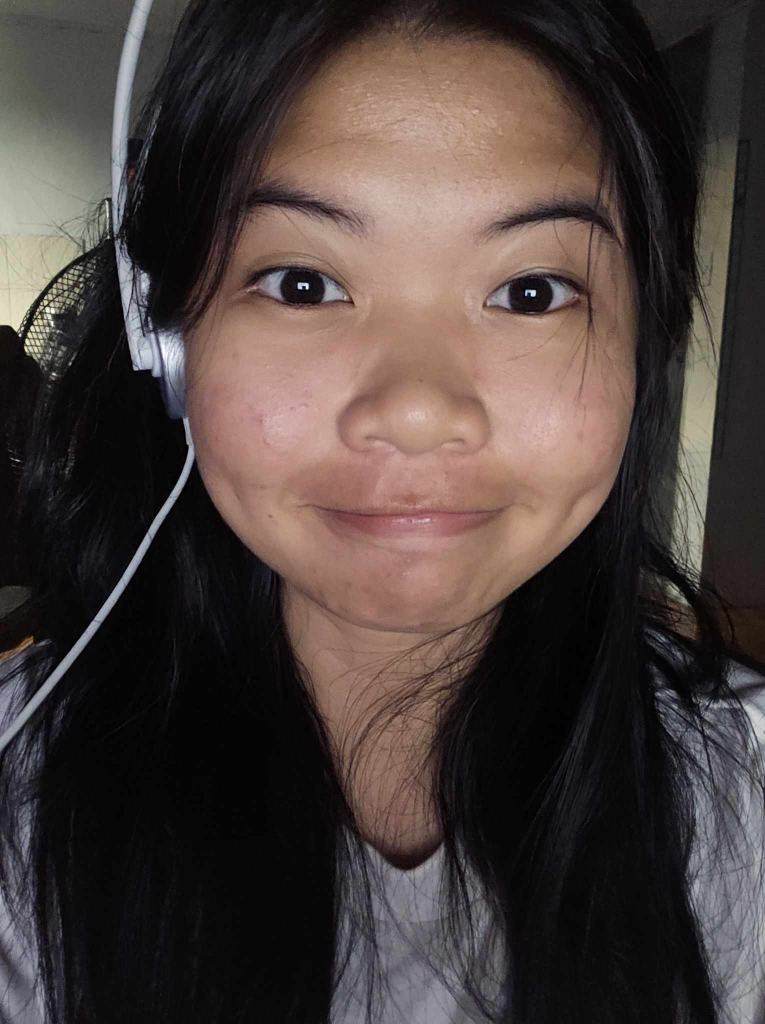
#> input picture Performing Face Recognition/face_train/Jhill/1.jpg, 1530 x 2048 px (shown at 1/2 size); its folder holds only this picture in this run
$ python backup.py
#> lines starting #> are read from the running program, lines starting #| are printed output that depends on the picture
import cv2
import numpy as np
import os
def load(folder_path):
#> called with folder_path = 'face_train'
    X, y = [], []
    label_dict = {}
    label_id = 0
    for person_name in os.listdir(folder_path):
        person_path = os.path.join(folder_path, person_name)
        if not os.path.isdir(person_path):
            continue
        if person_name not in label_dict:
            label_dict[person_name] = label_id
            label_id += 1
        for image_name in os.listdir(person_path):
            image_path = os.path.join(person_path, image_name)
            img = cv2.imread(image_path, cv2.IMREAD_GRAYSCALE)
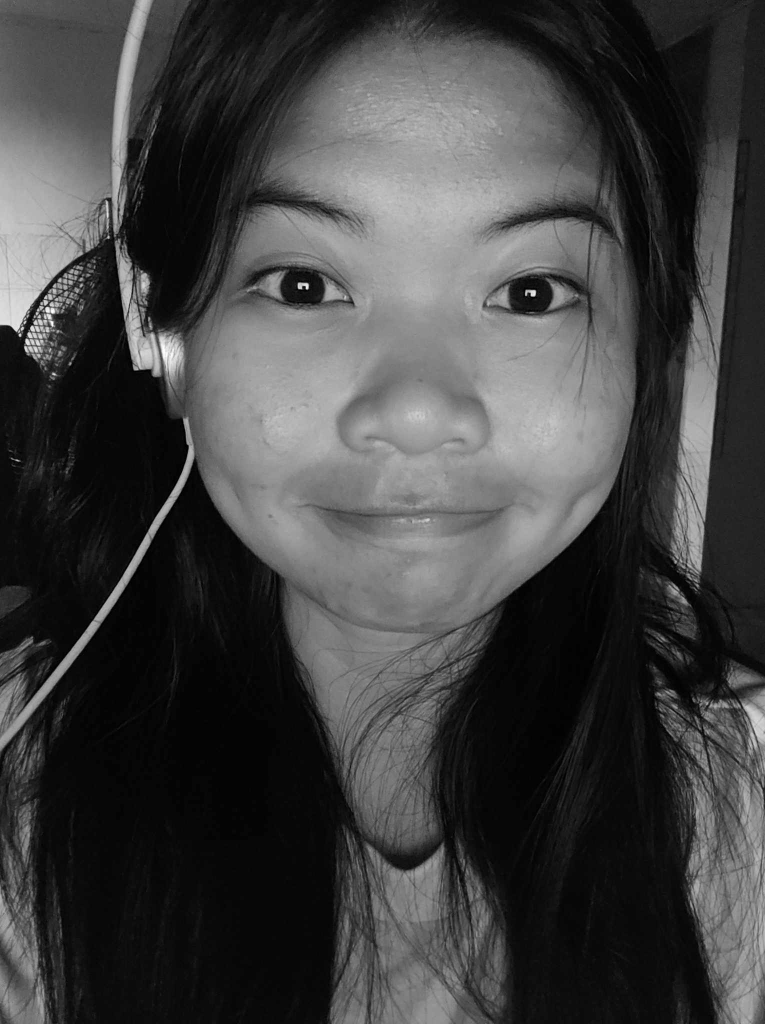
#> img: shape (2048, 1530) (shown at 1/2 size); min 0, max 255, mean 65.6
            if img is None:
                continue
            img = cv2.resize(img, (200, 200))
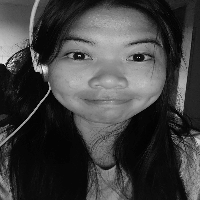
#> img: shape (200, 200); min 0, max 252, mean 65.4
            X.append(img)
            y.append(label_dict[person_name])
    return X, np.array(y), label_dict
train_path = "face_train"
X_train, y_train, label_dict = load(train_path)
#> X_train = 1 item; y_train = [0]; label_dict = {'Jhill': 0}
model = cv2.face.LBPHFaceRecognizer_create()
model.train(X_train, y_train)
model.save("model_f.yml")
np.save("label_dict.npy", label_dict)
print("Model trained and saved successfully!")

$ run again, on Performing Face Recognition/face_train/Jhill/8.jpg
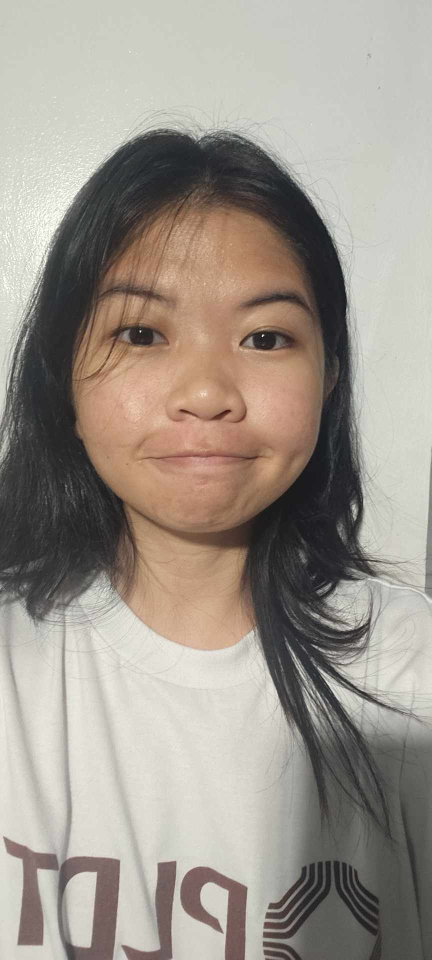
#> input picture Performing Face Recognition/face_train/Jhill/8.jpg, 863 x 1920 px (shown at 1/2 size)
#> in load, `img = cv2.imread(image_path, cv2.IMREAD_GRAYSCALE)`:
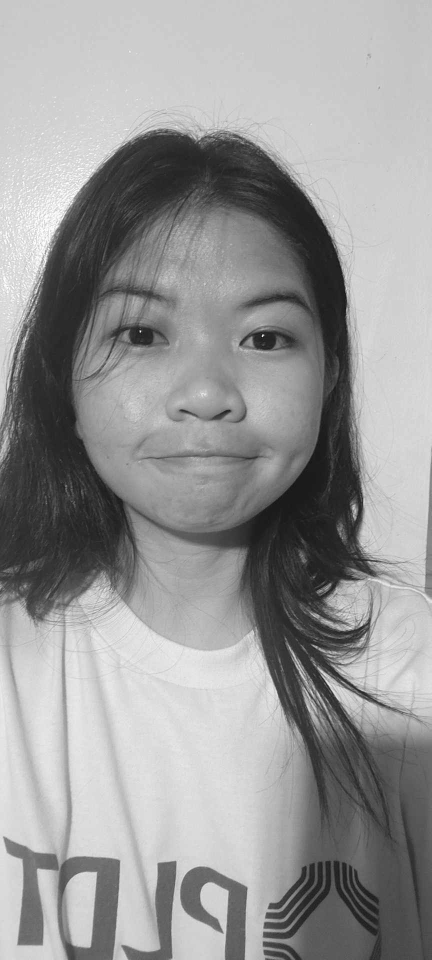
#> img: shape (1920, 863) (shown at 1/2 size); min 0, max 255, mean 151.8
#> in load, `img = cv2.resize(img, (200, 200))`:
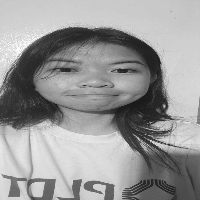
#> img: shape (200, 200); min 24, max 255, mean 151.7
#> X_train = 1 item; y_train = [0]; label_dict = {'Jhill': 0}

$ run again, on Performing Face Recognition/face_train/Jhill/WIN_20250221_22_55_58_Pro.jpg
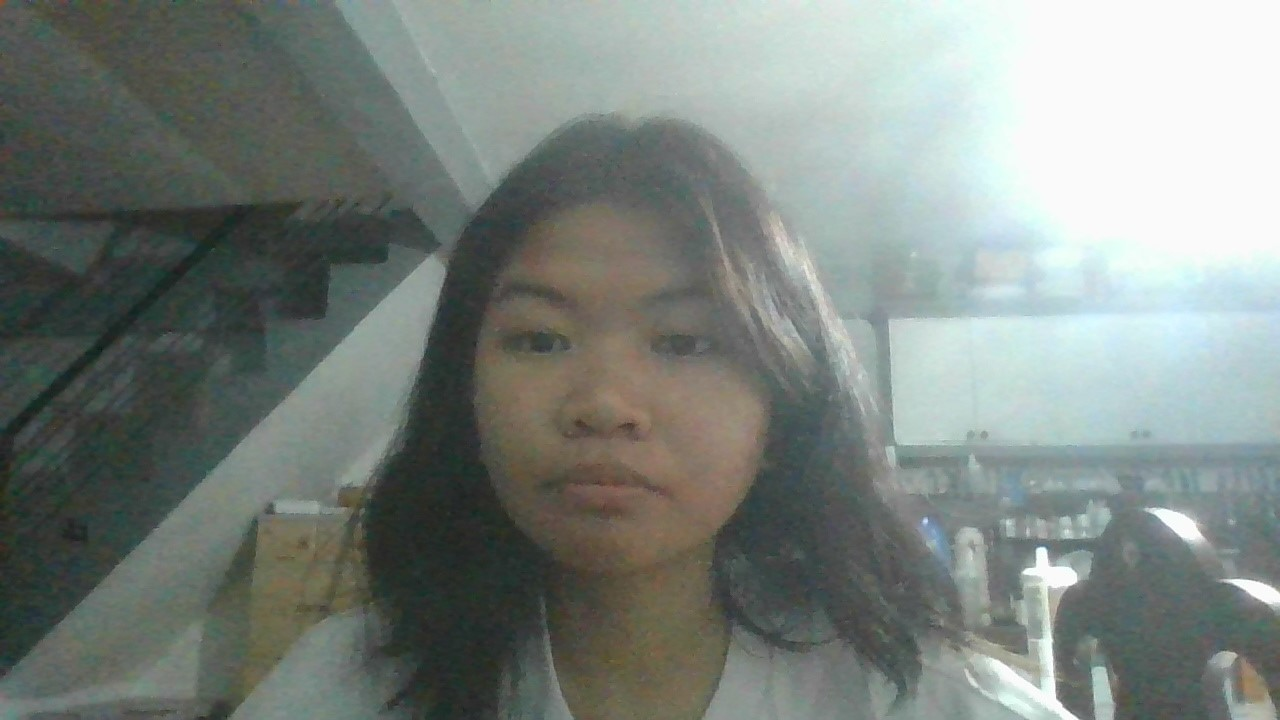
#> input picture Performing Face Recognition/face_train/Jhill/WIN_20250221_22_55_58_Pro.jpg, 1280 x 720 px
#> in load, `img = cv2.imread(image_path, cv2.IMREAD_GRAYSCALE)`:
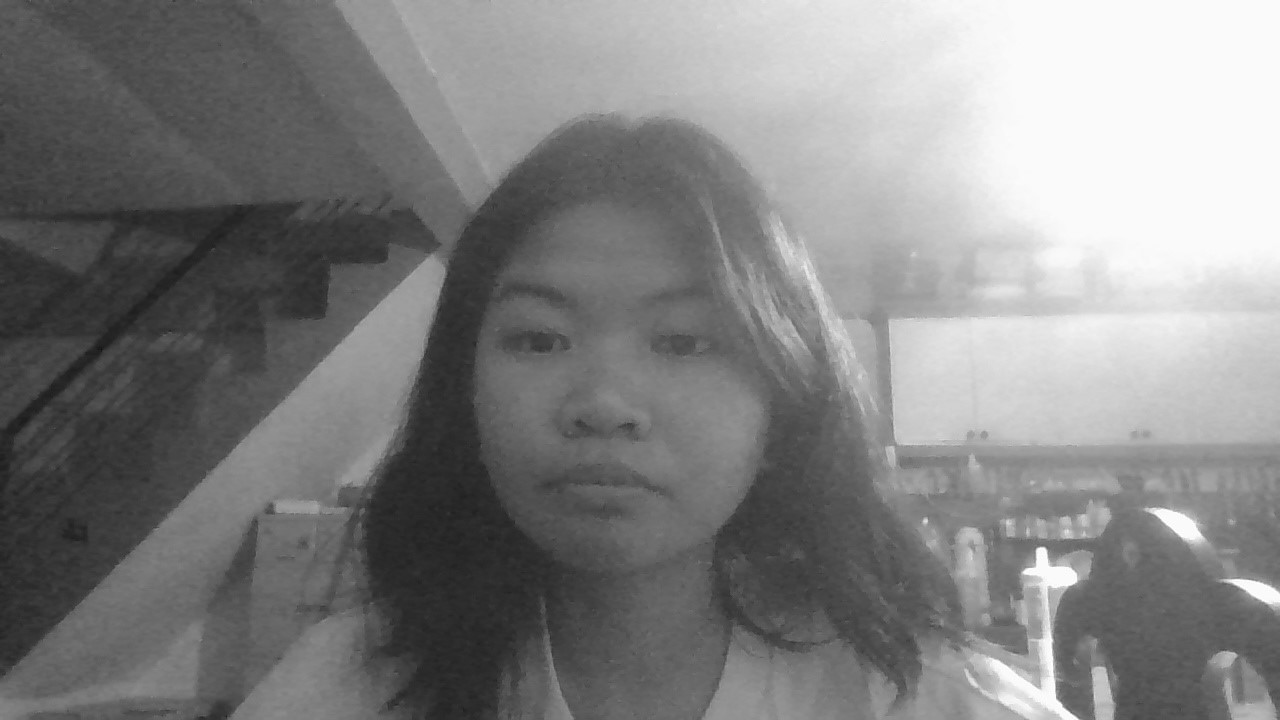
#> img: shape (720, 1280); min 14, max 255, mean 129.6
#> in load, `img = cv2.resize(img, (200, 200))`:
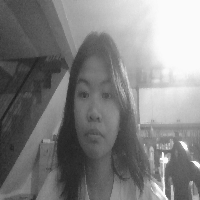
#> img: shape (200, 200); min 25, max 254, mean 129.5
#> X_train = 1 item; y_train = [0]; label_dict = {'Jhill': 0}
